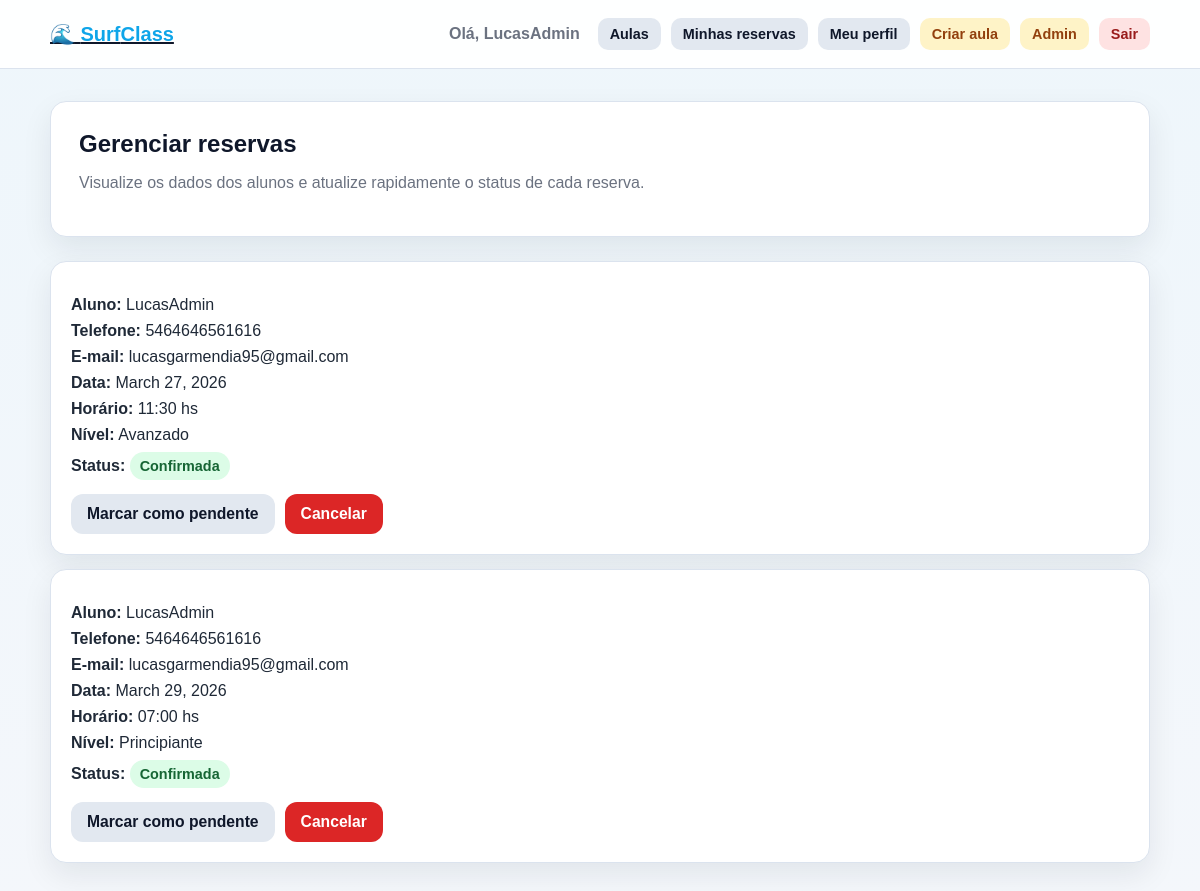
Page /api/reservas/gestionar/ (signed in) on the committed database.
### surf_school/models.py (models this page shows, shortened)
class Reserva(models.Model):#Crea el modelo de Reserva
    ESTADO_OPCIONES = [#Opciones de estado de una reserva
        ('P', 'Pendiente'),
        ('C', 'Confirmada'),
        ('X', 'Cancelada'),
    ]
    alumno = models.ForeignKey(Alumno, on_delete=models.CASCADE)#el alumno es la llave foranea, haciendo que la existencia de la reserva dependa de la existencia del alumno en la base de de datos
    clase = models.ForeignKey(Clase, on_delete=models.CASCADE)#la clase es la llave foranea, haciendo que la existencia de la reserva dependa de la existencia de la clase en la base de datos
    estado = models.CharField(max_length=1, choices=ESTADO_OPCIONES, default='P')#El estado por defecto es Pendiente , se selecciona a partir de ESTADO_OPCIONES

class Alumno(models.Model):#creo un modelo para alumno
    NIVEL = [#creo las opciones de niveles que puede tener un alumno
        ('P', 'Principiante'),
        ('I', 'Intermedio'),
        ('A', 'Avanzado'),
    ]
    user = models.OneToOneField(User, on_delete=models.CASCADE, null=True, blank=True)#relacion de 1 a 1 de user con Alumno
    telefono = models.CharField(max_length=20, blank=True)#agrega un telefono
    email_contacto = models.EmailField(blank=True)#un email para el alumno
    nombre = models.CharField(max_length=100)#el nombre puede contener hasta 100 caracteres
    edad = models.IntegerField()#la edad es un numero entero
    nivel = models.CharField(max_length=1, choices=NIVEL, default='P')#Nivel del alumno lo selecciono de NIVEL, por defecto selecciona Principiante

class Clase(models.Model):#Modelo para clases
    TURNO_OPCIONES = [#opciones de turnos:
        ('1', '07:00 hs'),
        ('2', '08:30 hs'),
        ('3', '10:00 hs'),
        ('4', '11:30 hs'),
        ('5', '13:00 hs'),
        ('6', '14:30 hs'),
        ('7', '16:30 hs'),
    ]
    fecha = models.DateField(default=fecha_default)#la fecha tine que tener formato de fecha(por defecto selecciona la fecha del dia siguiente)
    turno = models.CharField(max_length=1, choices=TURNO_OPCIONES)#el turno se selecciona de las opciones disponibles en TURNO_OPCIONES
    cupo_maximo = models.IntegerField(default=5)#Numero maximo de alumnos por clase(5 por defecto)
    nivel = models.CharField(max_length=1, choices=Alumno.NIVEL, default='P')#El nivel de la clase se selecciona de las opciones de NIVEL disponibles en el modelo Alumno(por defecto principiante)

### surf_school/views.py (the view)
# urls.py: path('reservas/gestionar/', gestionar_reservas_view, name='gestionar_reservas'),
@staff_member_required
def gestionar_reservas_view(request):#funcion para gestion de reservas, solo para admin
    reservas = Reserva.objects.select_related('alumno', 'clase').order_by('clase__fecha', 'clase__turno', 'alumno__nombre')#ordena todas las reservas y sus relaciones entre reservas, alumno y clase por fecha ,turno y nombre
    return render(request, 'gestionar_reservas.html', {'reservas': reservas})#envia las reservas al template

### surf_school/templates/gestionar_reservas.html (shortened to what this page needs)
{% extends 'base.html' %}
{% block content %}
<section class="hero">
    <h1>Gerenciar reservas</h1>
    <p>Visualize os dados dos alunos e atualize rapidamente o status de cada reserva.</p>
</section>
<section class="table-like">
    {% for reserva in reservas %}
        <article class="card">
            <div class="info-list">
                <p><strong>Aluno:</strong> {{ reserva.alumno.nombre }}</p>
                <p><strong>Telefone:</strong> {{ reserva.alumno.telefono }}</p>
                <p><strong>E-mail:</strong> {{ reserva.alumno.email_contacto }}</p>
                <p><strong>Data:</strong> {{ reserva.clase.fecha }}</p>
                <p><strong>Horário:</strong> {{ reserva.clase.get_turno_display }}</p>
                <p><strong>Nível:</strong> {{ reserva.clase.get_nivel_display }}</p>
                <p>
                    <strong>Status:</strong>
                    {% if reserva.estado == 'P' %}
                        <span class="badge badge-warning">{{ reserva.get_estado_display }}</span>
                    {% elif reserva.estado == 'C' %}
                        <span class="badge badge-success">{{ reserva.get_estado_display }}</span>
                    {% else %}
                        <span class="badge badge-danger">{{ reserva.get_estado_display }}</span>
                    {% endif %}
                </p>
            </div>
            <div class="actions-row">
                {% if reserva.estado == 'P' %}
                    <form method="post" action="{% url 'cambiar_estado_reserva' reserva.id 'C' %}">
                        {% csrf_token %}
                        <button type="submit" class="btn-success">Confirmar</button>
                    </form>
                    <form method="post" action="{% url 'cambiar_estado_reserva' reserva.id 'X' %}">
                        {% csrf_token %}
                        <button type="submit" class="btn-danger">Cancelar</button>
                    </form>
                {% elif reserva.estado == 'C' %}
                    <form method="post" action="{% url 'cambiar_estado_reserva' reserva.id 'P' %}">
                        <button type="submit" class="btn-secondary">Marcar como pendente</button>
                    </form>
                    <form method="post" action="{% url 'cambiar_estado_reserva' reserva.id 'X' %}">
                        <button type="submit" class="btn-danger">Cancelar</button>
                    </form>
                {% endif %}
            </div>
        </article>
    {% empty %}
        <div class="empty-state">
            <p>Não há reservas cadastradas.</p>
        </div>
    {% endfor %}
</section>
{% endblock %}

### surf_school/templates/base.html (shortened to what this page needs)
{% load static %}
<!DOCTYPE html>
<html lang="pt-BR">
<head>
    <link rel="stylesheet" href="{% static 'css/main.css' %}">
</head>
<body>
    {% block topbar %}
    <header class="topbar topbar-elevated">
        <div class="container topbar-inner">
            <a href="{% url 'clases' %}" class="brand brand-link">
                <span class="brand-mark">🌊</span>
                <span>Surf<span>Class</span></span>
            </a>
            <nav class="nav-actions">
                {% if user.is_authenticated %}
                    <span class="nav-user">Olá, {{ user.username }}</span>
                    <a class="nav-btn" href="{% url 'clases' %}">Aulas</a>
                    <a class="nav-btn" href="{% url 'mis_reservas' %}">Minhas reservas</a>
                    <a class="nav-btn" href="{% url 'editar_perfil' %}">Meu perfil</a>
                    {% if user.is_staff %}
                        <a class="nav-btn admin" href="{% url 'crear_clase' %}">Criar aula</a>
                        <a class="nav-btn admin" href="{% url 'gestionar_reservas' %}">Admin</a>
                    {% endif %}
                    <a class="nav-btn logout" href="{% url 'logout' %}">Sair</a>
                {% else %}
                    <a class="nav-btn" href="{% url 'login' %}">Entrar</a>
                    <a class="nav-btn primary" href="{% url 'register' %}">Criar conta</a>
                {% endif %}
            </nav>
        </div>
    </header>
    {% endblock %}
    <main class="page">
        <div class="container {% block container_class %}{% endblock %}">
            {% block content %}{% endblock %}
        </div>
    </main>
</body>
</html>

### surf_school/static/css/main.css (style rules this page uses)
:root { --bg: #f4f7fb; --surface: #ffffff; --surface-soft: #f8fafc; --text: #1f2937; --muted: #6b7280; --border: #dbe3ee; --primary: #0ea5e9; --primary-hover: #0284c7; --success: #16a34a; --warning: #d97706; --danger: #dc2626; --danger-hover: #b91c1c; --shadow: 0 12px 30px rgba(15, 23, 42, 0.08); --radius: 16px; }
* { box-sizing: border-box; }
body { margin: 0; font-family: Arial, sans-serif; background: linear-gradient(180deg, #eef6fb 0%, var(--bg) 100%); color: var(--text); }
.container { width: min(1100px, calc(100% - 32px)); margin: 0 auto; }
.page { padding: 32px 0 48px; }
.topbar { background: rgba(255, 255, 255, 0.92); backdrop-filter: blur(8px); border-bottom: 1px solid var(--border); position: sticky; top: 0; z-index: 10; }
.topbar-inner { min-height: 68px; display: flex; align-items: center; justify-content: space-between; gap: 16px; flex-wrap: wrap; padding: 14px 0; }
.brand { font-size: 1.25rem; font-weight: 700; color: #0f172a; }
.brand span { color: var(--primary); }
.nav-links, .inline-links, .actions-row { display: flex; flex-wrap: wrap; gap: 10px; align-items: center; }
.hero, .card, .form-card, .info-card, .empty-state, .message { background: var(--surface); border: 1px solid var(--border); border-radius: var(--radius); box-shadow: var(--shadow); }
.hero { padding: 28px; margin-bottom: 24px; }
.hero h1, .hero h2, .section-title, .form-card h1, .form-card h2 { margin-top: 0; margin-bottom: 10px; color: #0f172a; }
.hero p, .subtitle, .muted { color: var(--muted); }
.card { padding: 20px; }
.info-list { display: grid; gap: 8px; margin: 14px 0; }
.info-list p { margin: 0; }
.badge { display: inline-flex; align-items: center; padding: 6px 10px; border-radius: 999px; font-size: 0.9rem; font-weight: 700; background: #e0f2fe; color: #075985; }
.badge-success { background: #dcfce7; color: #166534; }
.btn, button { display: inline-flex; align-items: center; justify-content: center; gap: 8px; padding: 11px 16px; border: none; border-radius: 12px; cursor: pointer; font-weight: 700; font-size: 0.98rem; text-decoration: none; transition: transform 0.15s ease, opacity 0.15s ease, background-color 0.15s ease; }
.btn-primary, button, .btn-reserve { background: var(--primary); color: #fff; }
.btn-danger { background: var(--danger); color: #fff; }
.btn-secondary { background: #e2e8f0; color: #0f172a; }
.table-like { display: grid; gap: 14px; }
.nav-actions { display: flex; align-items: center; gap: 10px; flex-wrap: wrap; }
.nav-user { font-weight: 600; color: var(--muted); margin-right: 8px; }
.nav-btn { padding: 8px 12px; border-radius: 10px; text-decoration: none; font-weight: 600; font-size: 0.9rem; background: #e2e8f0; color: #0f172a; transition: 0.2s; }
.nav-btn.logout { background: #fee2e2; color: #991b1b; }
.nav-btn.admin { background: #fef3c7; color: #92400e; }

### rows in the picture
Reserva: alumno.nombre "LucasAdmin", alumno.telefono "5464646561616", alumno.email_contacto "lucasgarmendia95@gmail.com", clase.fecha "March 27, 2026", clase.turno "11:30 hs", clase.nivel "Avanzado", estado "Confirmada", shows "Marcar como pendente"
Reserva: alumno.nombre "LucasAdmin", alumno.telefono "5464646561616", alumno.email_contacto "lucasgarmendia95@gmail.com", clase.fecha "March 29, 2026", clase.turno "07:00 hs", clase.nivel "Principiante", estado "Confirmada", shows "Marcar como pendente"

### other values in the picture
{{ user.username }} "LucasAdmin"
